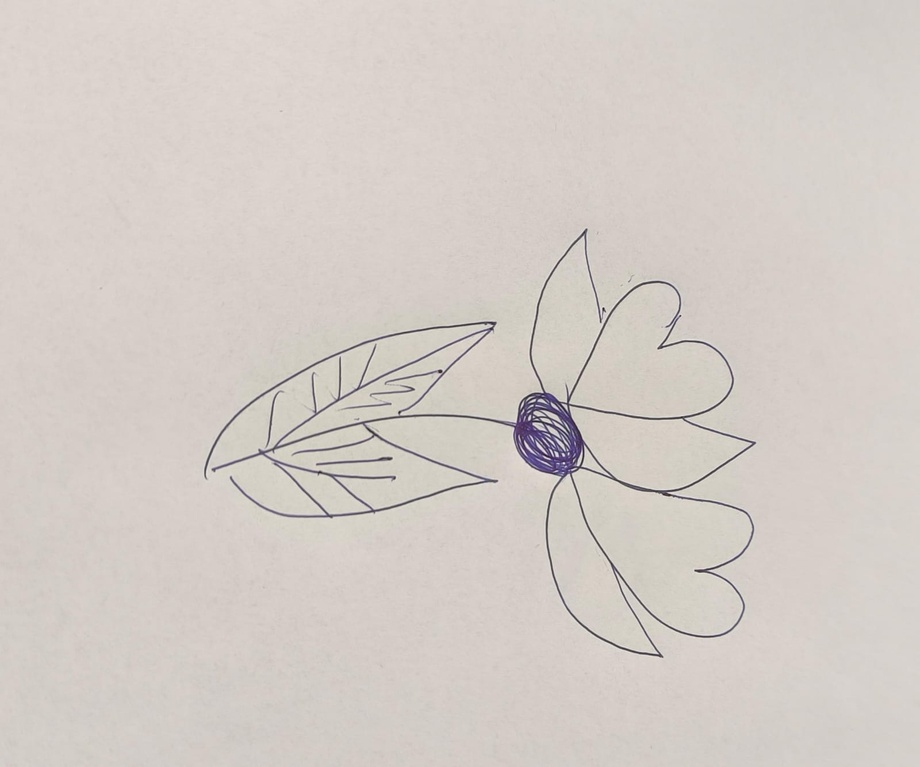
#> input picture test_files/floare.jpeg, 920 x 767 px, shrunk from 1600 x 1334 before the run
$ python another_one.py
#> lines starting #> are read from the running program, lines starting #| are printed output that depends on the picture; after the words box and inside, x2 and y2 are one past the last pixel; in counts of white or black regions, pixels touching at a corner belong together
import cv2

# Citirea imaginii
image = cv2.imread('../test_files/floare.jpeg')
#> image is the input picture: shape (767, 920, 3); mean B, G, R 199, 204.4, 211.9

# Convertirea imaginii în gri
gray = cv2.cvtColor(image, cv2.COLOR_BGR2GRAY)

# Binarizarea imaginii
_, binary = cv2.threshold(gray, 200, 255, cv2.THRESH_BINARY_INV)
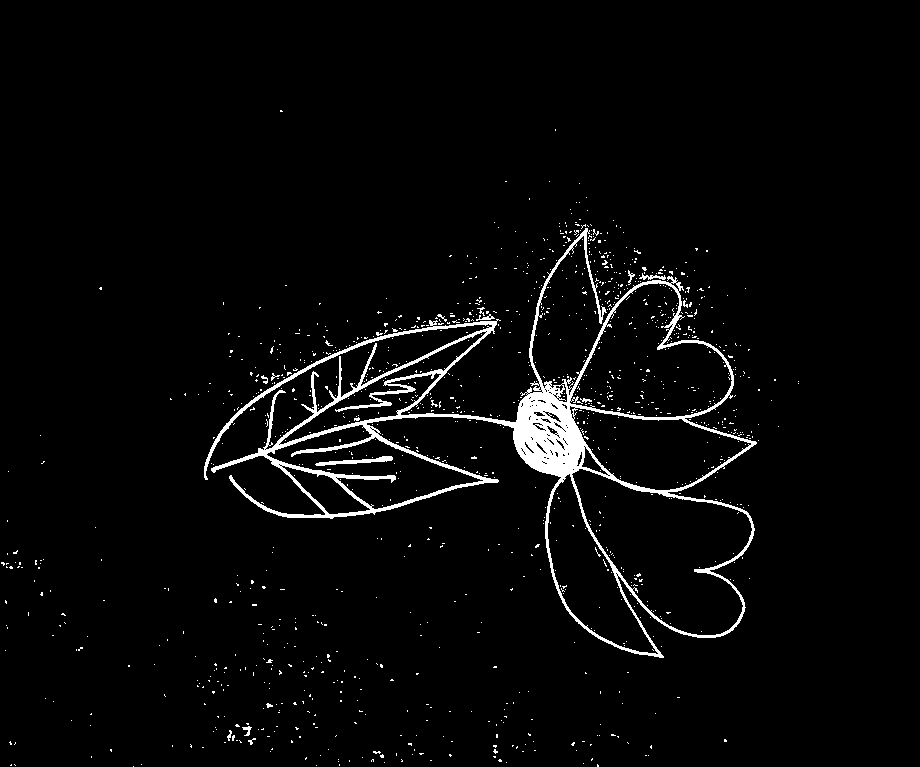
#> binary: shape (767, 920); 3.2% white; 1210 white regions (1194 under 20 px)

# Găsirea contururilor în imaginea binarizată
contours, _ = cv2.findContours(binary, cv2.RETR_EXTERNAL, cv2.CHAIN_APPROX_SIMPLE)
#> contours = 901 contours, 896 with area under 20; largest, box (x1, y1, x2, y2) and area: (204, 228, 757, 658) 76454, (639, 273, 666, 280) 50, (476, 314, 495, 321) 33, (242, 726, 252, 736) 29, (628, 270, 635, 285) 22

# Inițializarea listei pentru a stoca coordonatele contururilor
contour_coordinates = []

# Iterăm prin toate contururile găsite
for contour in contours:
    # Aproximăm conturul cu o precizie specificată
    epsilon = 0.01 * cv2.arcLength(contour, True)
    approx = cv2.approxPolyDP(contour, epsilon, True)

    # Obținem coordonatele aproximative ale conturului și le adăugăm la lista de coordonate
    for coord in approx:
        x, y = coord[0]
        contour_coordinates.append((x, y))
#> this loop made 901 passes
#> (epsilon, approx) on passes 1 to 3: (0, [[133, 766]]), (0, [[316, 765]]), (0.0541, [[597, 764], [597, 766], [598, 766], [598, 765]])
#> after the loop, contour_coordinates = 2482 pairs, first value 1 to 798, second value 110 to 766

# Afisăm coordonatele conturului
# print("Coordonatele conturului:")
# for coord in contour_coordinates:
#     print(coord)

# obtinem linii din coordonatele conturului
lines = []
for i in range(len(contour_coordinates) - 1):
    x1, y1 = contour_coordinates[i]
    x2, y2 = contour_coordinates[i + 1]
    lines.append([[x1, y1, x2, y2]])
#> this loop made 2481 passes
#> (x1, y1, x2, y2) on passes 1 to 3: (133, 766, 316, 765), (316, 765, 597, 764), (597, 764, 597, 766)
#> after the loop, lines = 2481 items

print("Linii:", len(lines))
#| Linii: 2481
for line in lines:
    print(line)
#> this loop made 2481 passes
#| [[133, 766, 316, 765]]
#| [[316, 765, 597, 764]]
#| [[597, 764, 597, 766]]
#| [[597, 766, 598, 766]]
#| [[598, 766, 598, 765]]
#| [[598, 765, 339, 764]]
#| [[339, 764, 339, 765]]
#| [[339, 765, 141, 764]]
#> (further printed lines are left out)

# cream imaginea din linii
for line in lines:
    for x1, y1, x2, y2 in line:
        cv2.line(image, (x1, y1), (x2, y2), (20, 220, 20), 3)
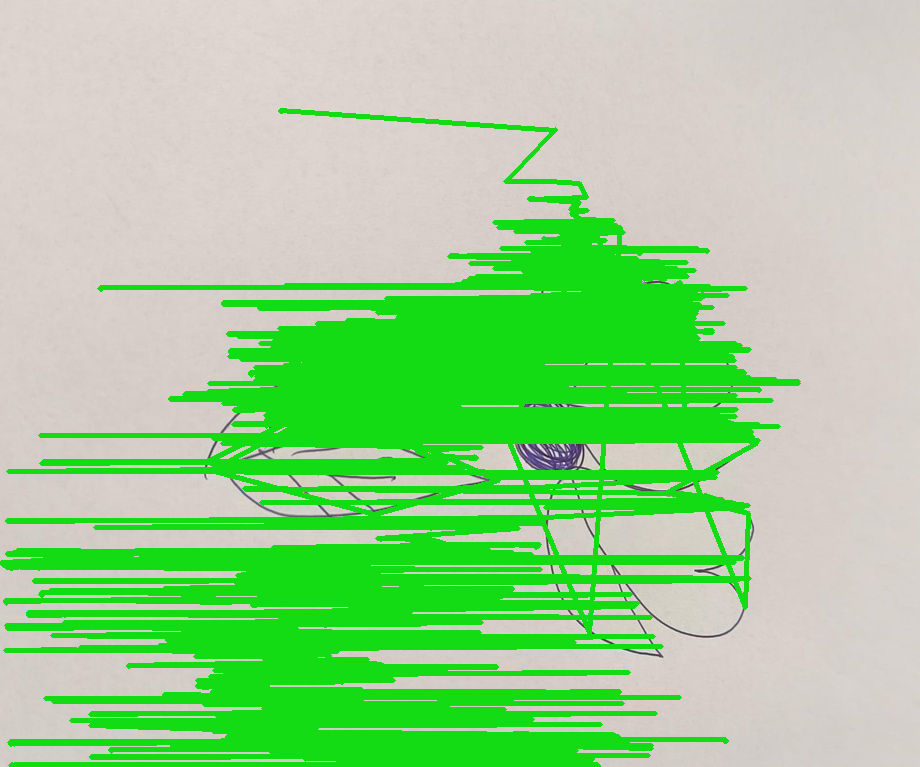
#> image: shape (767, 920, 3); mean B, G, R 145.5, 210.7, 154.4


# Afișăm imaginea și așteptăm tasta 'q' pentru a închide fereastra
cv2.imshow('Image', image)
cv2.waitKey(0)
cv2.destroyAllWindows()
